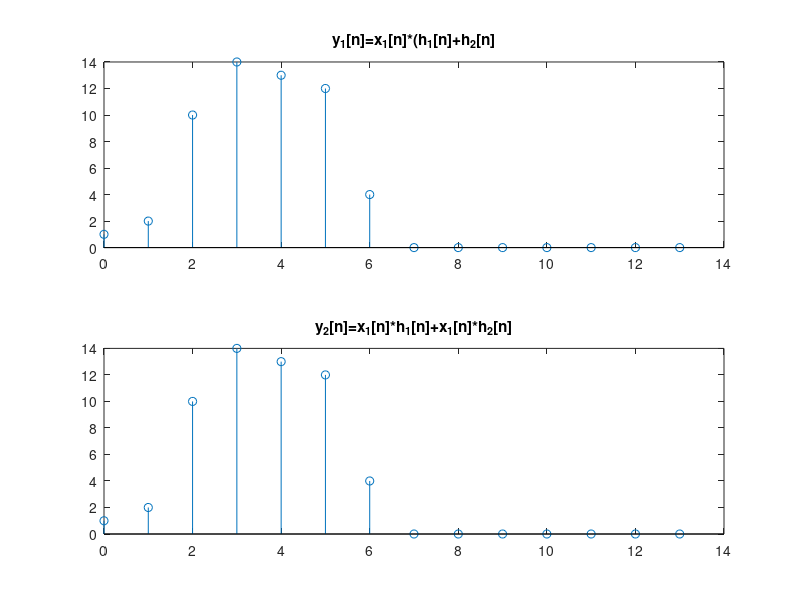

MATLAB code for this plot:
% Problem 2.4(c)

x1 = [1 1 1 1 0 0 0 0 0 0];
nx1 = 0:1:9;

h1 = [1 -1 3 0 1];
h2 = [0 2 5 4 -1];
nh1 = 0:1:4;

y1 = conv(x1, h1+h2);
y2 = conv(x1, h1) + conv(x1, h2);
ny = nh1(1)+nx1(1):1:nh1(end)+nx1(end)

subplot(2,1,1), stem(ny, y1), title("y_1[n]=x_1[n]*(h_1[n]+h_2[n]");
subplot(2,1,2), stem(ny, y2), title("y_2[n]=x_1[n]*h_1[n]+x_1[n]*h_2[n]");

saveas(gcf, "P2_4_c_out.png")
